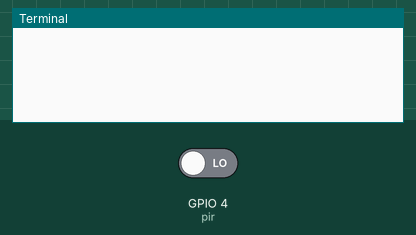
Simulated run of this program. Board: Raspberry Pi (BCM pin numbers). On the bench: the last lines printed to the terminal. The inputs (shaded band) are chosen by the test bench; at power-on: GPIO 4 (pir) LOW. Sending an e-mail succeeds after 1 s. At 3.3 s the program stops and its outputs stay as they are.

Above: at 1.2 s.
1.3 s: GPIO 4 (pir) driven HIGH
At 3.1 s:
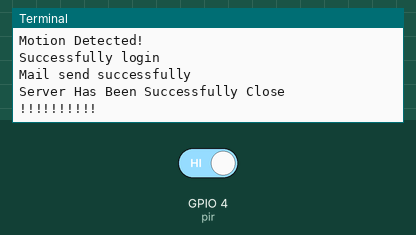
3.3 s: GPIO 4 (pir) driven LOW
At 4.2 s:
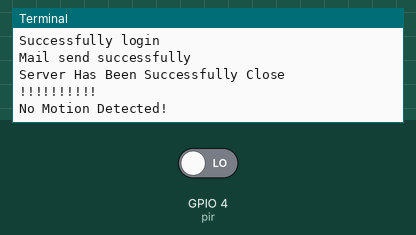

The program:

pir11.py
```python
import smtplib, ssl
from gpiozero import MotionSensor

pir = MotionSensor(4) # gpio pin number


def mail():
    global psd
    print("Motion Detected!")
    smtp_server = "smtp.gmail.com"
    port = 587  # For starttls
    sender_email = "johnmalton734@gmail.com"
    password = "Enter Your Password"
    context = ssl.create_default_context()
    try:
        server = smtplib.SMTP(smtp_server,port)
        server.ehlo() # Can be comitted
        server.starttls(context=context) # Secure the connection
        server.ehlo() # Can be comitted
        server.login(sender_email, password)
        print("Successfully login")
        subject="mail from Raspberry Pi "
        body="Motion Has Been Detected!"
        message="Subject: {}\n\n{}".format(subject,body)
        address=['mrahilnasim@gmail.com']
        server.sendmail("johnmalton734",address,message)
        print('Mail send successfully')
    except Exception:
        print("Login Failed")
        print("Try to enter correct password")
    finally:
        print('Server Has Been Successfully Close')
        server.quit()

def no_mail():
    print("No Motion Detected!")

pir.wait_for_motion()
mail()
print("!!!!!!!!!!")
pir.wait_for_no_motion()
no_mail()
```

Measured:
- after the input at 1.3 s, the terminal: prints a new line at once (image 1)
- after the input at 3.3 s, the terminal: prints a new line at once (image 2)
